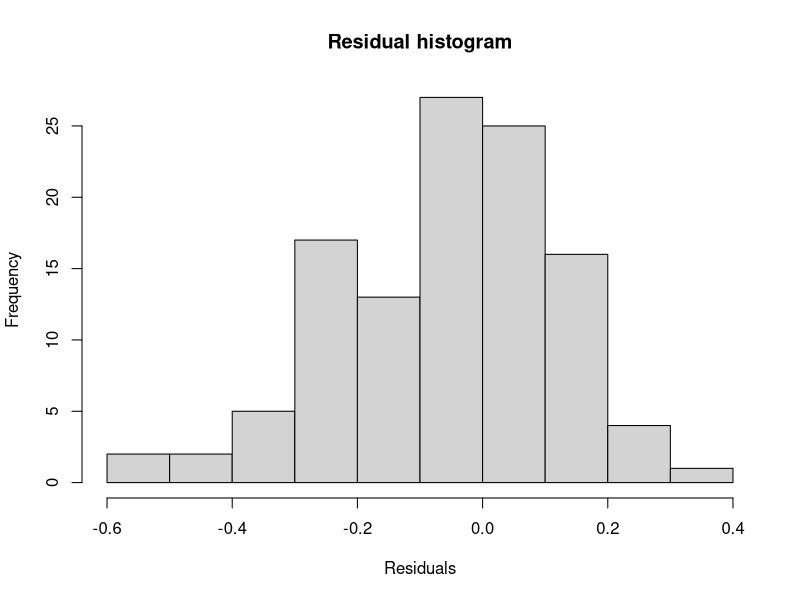
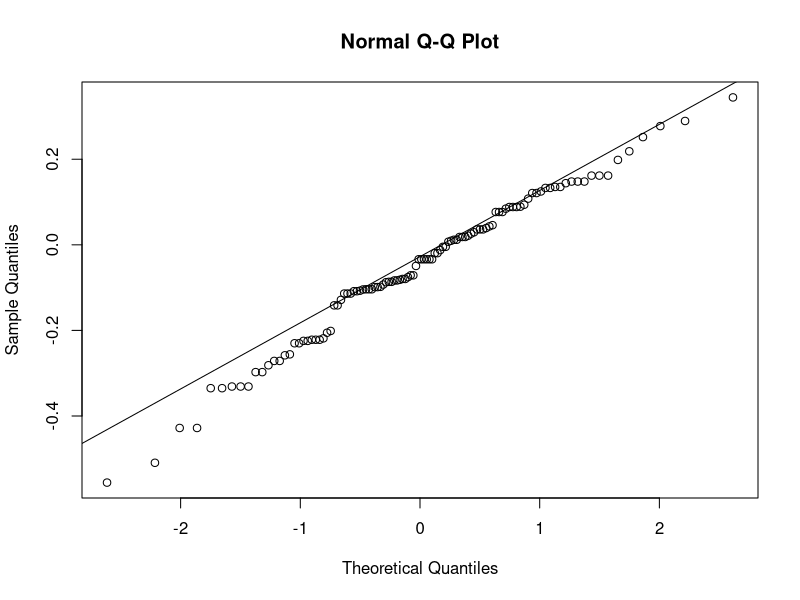

The R source for these figures, in order:
library(caret)
library(glmnet)
library(dplyr)

set.seed(22)

setwd("~/Github/Statistical-learning-project/Dataset")

df <- read.csv("Sleep_health_and_lifestyle_dataset_adjusted_gam.csv")
df$Blood.Pressure <- as.character(df$Blood.Pressure) # rendo i valori stringhe
# Types of the columns of the dataset:
# Gender: character
# Age:integer
# Occupation: character
# Sleep.Duration: numeric
# Physical.Activity.Level:integer
# Stress.Level: integer
# BMI.Category: character
# Blood.Pressure: character 
# Heart.Rate: integer
# Daily.Steps: integer
# Sleep.Disorder: character

# Transformation to dummy variables
dummy_transform <- dummyVars(~ Gender + Occupation + BMI.Category + Blood.Pressure + Sleep.Disorder, data = df)

df_dummies <- predict(dummy_transform, newdata = df)

df <- cbind(df, df_dummies)

df <- df[, !(names(df) %in% c("Gender", "Occupation", "BMI.Category", "Blood.Pressure", "Sleep.Disorder"))]

## Removing one element for each dummy
# They were removed:
# GenderMale
# OccupationDoctor
# Blood.Pressure115/78
# BMI.CategoryObese
# Sleep.DisorderInsomnia

df <- subset(df, select = -c(GenderMale, OccupationDoctor, `Blood.Pressure11578`, BMI.CategoryObese, Sleep.DisorderInsomnia))

df <- df %>% mutate_all(~(scale(.) %>% as.vector))
train_lines <- sample(dim(df)[1], round(dim(df)[1]*0.7))

names(df)[names(df) == 'OccupationSales Representative'] <- 'OccupationSalesRepresentative'
names(df)[names(df) == 'OccupationSoftware Engineer'] <- 'OccupationSoftwareEngineer'
names(df)[names(df) == 'BMI.CategoryNormal Weight'] <- 'BMI.CategoryNormalWeight'
names(df)[names(df) == 'Sleep.DisorderSleep Apnea'] <- 'Sleep.DisorderSleepApnea'


# Divisione dei dati in set di addestramento e test
train_lines <- sample(dim(df)[1], round(dim(df)[1]*0.7))
train_df <- df[train_lines, ]
test_df <- df[-train_lines, ]

library(randomForest)

#mtry = Number of variables randomly sampled as candidates at each split.
#ntree = Number of trees to grow.
bagg_model <- randomForest(Sleep.Duration ~ . ,data = train_df)

yhat <- predict(bagg_model, newdata = df[-train_lines,])

mse_train <- mean((yhat - df$Sleep.Duration[-train_lines])^2)

yhat_test <- predict(bagg_model, newdata = test_df)

mse_test <- mean((yhat_test - test_df$Sleep.Duration)^2)

residuals_mean <- mean(yhat_test - test_df$Sleep.Duration)

residuals_variance <- var(yhat_test - test_df$Sleep.Duration)

# how to change number of tree? 
# add ntree oprion 
bagg_model <- randomForest(Sleep.Duration ~ . ,data = train_df,
                           mtry = ncol(df)-1, importance = TRUE, ntree = 100)

importance(bagg_model)

# Random Forest
# default p = sqrt(m) -> see doc 
forest_model <- randomForest(Sleep.Duration ~ . ,data = train_df,
                             mtry = floor(sqrt(ncol(df)-1)), importance = TRUE, ntree = 100)

yhat_test_forest <- predict(forest_model, newdata = test_df)

res_forest <- yhat_test_forest - test_df$Sleep.Duration

mean_res_forest <- mean(res_forest)

mse_forest <- mean((res_forest)^2) 

importance(forest_model)

shapiro_test_forest <- shapiro.test(res_forest)
print("Shapiro-Wilk test per la normalità dei residui:")
print(shapiro_test_forest)

# Disegna l'istogramma dei residui
hist(res_forest, main = "Residual histogram", xlab = "Residuals")

# Stampa un messaggio se i residui non sono normalmente distribuiti
if (shapiro_test_forest$p.value < 0.05) {
  cat("I residui non seguono una distribuzione normale (p-value < 0.05).\n")
} else {
  cat("I residui seguono una distribuzione normale (p-value >= 0.05).\n")
}
R2_train <- 1 - sum((forest_model$fitted.values - train_df$Sleep.Duration)^2) / sum((mean(train_df$Sleep.Duration) - train_df$Sleep.Duration)^2)

# Aggiunta delle metriche richieste
print(paste("MSE Train:", mse_train))
print(paste("MSE Test:", mse_test))
print(paste("Residuals Mean:", residuals_mean))
print(paste("Residuals Variance:", residuals_variance))
shapiro_test_forest <- shapiro.test(res_forest)
print("Shapiro-Wilk test per la normalità dei residui:")
print(shapiro_test_forest)

ks_test_forest <- ks.test(res_forest, "pnorm")
print("Kolmogorov-Smirnov test per la normalità dei residui:")
print(ks_test_forest)

# QQ Plot
qqnorm(res_forest)
qqline(res_forest)